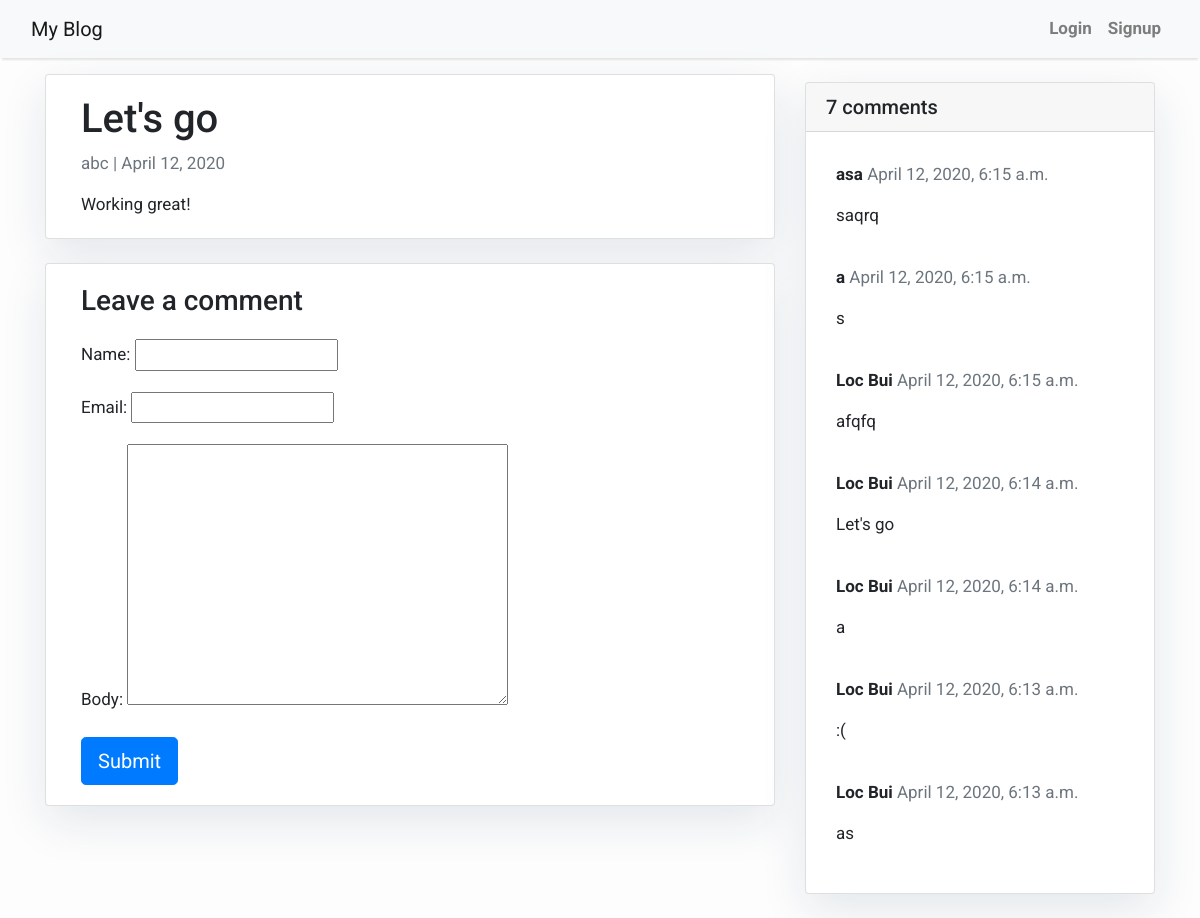
Before: /lets-go/ with the older database file.
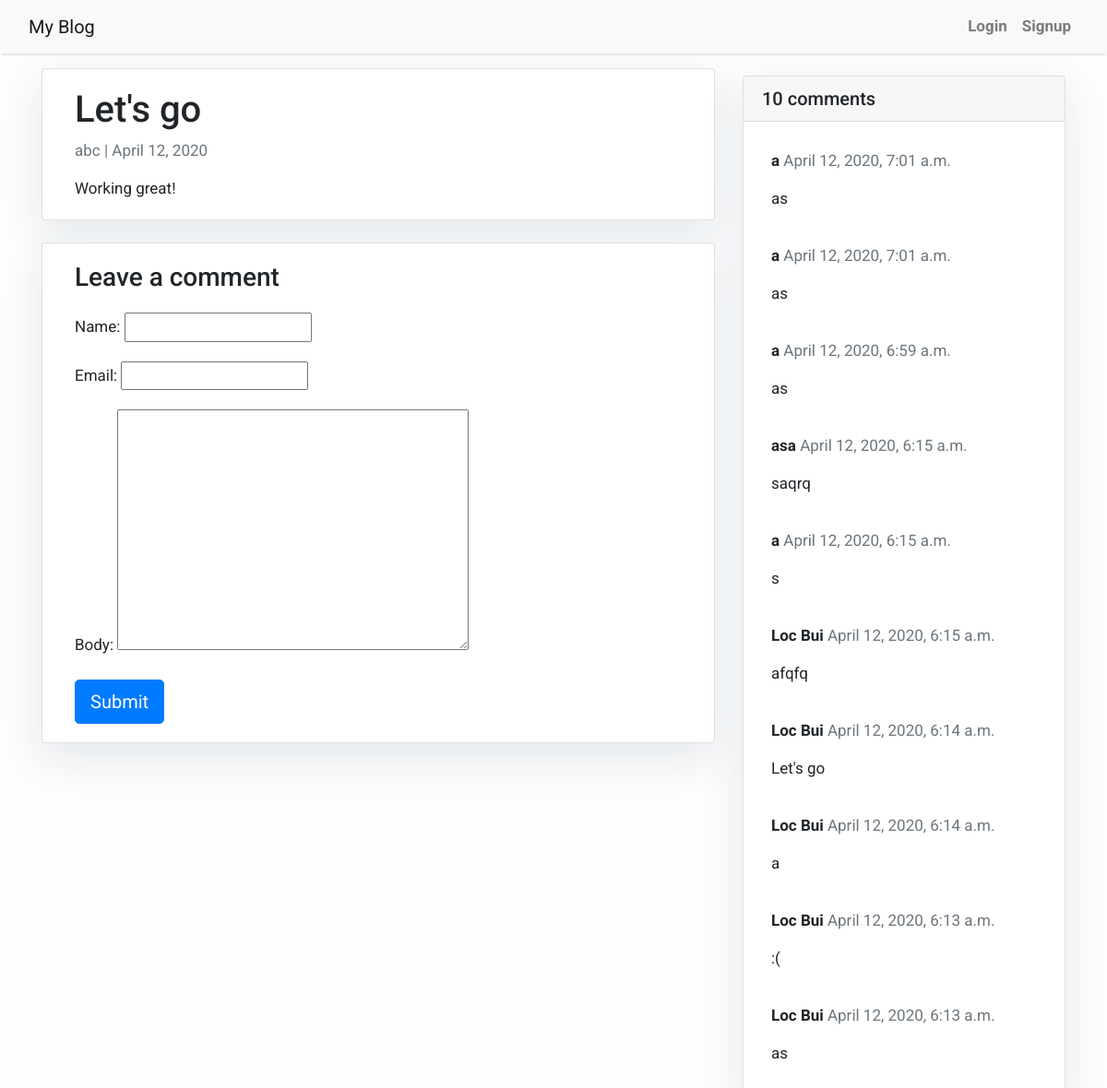
After: the same page with the newer database file.
### blog/models.py (models this page shows, shortened)
class Post(models.Model):
    title = models.CharField(max_length=200, unique=True)
    slug = models.SlugField(max_length=200, unique=True)
    author = models.ForeignKey(User, on_delete=models.CASCADE, related_name="blog_posts")
    content = models.TextField()
    created_on = models.DateField(auto_now_add=True)
    class Meta:
        ordering = ['-created_on',]

class Comment(models.Model):
    post = models.ForeignKey(Post, on_delete=models.CASCADE, related_name='comments')
    name = models.CharField(max_length=80)
    email = models.EmailField()
    body = models.TextField()
    created_on = models.DateTimeField(auto_now_add=True)
    class Meta:
        ordering = ['-created_on',]

### blog/views.py (the view, shortened to what this page needs)
# urls.py: path('<slug:slug>/', views.post_detail, name='post_detail'),
def post_detail(request, slug):
    template_name = 'post_detail.html'
    post = get_object_or_404(Post, slug=slug)
    comments = post.comments.order_by('-created_on')
    new_comment = None
    if request.method == 'POST' and 'type' not in request.POST:
        comment_form = CommentForm(data=request.POST)
        if comment_form.is_valid():
            new_comment = comment_form.save(commit=False)
            new_comment.post = post
            new_comment.save()
    if request.user.is_authenticated:
        try:
            Like.objects.get(user=request.user, post=post)
            liked = "true"
        except Like.DoesNotExist:
            liked = "false"
    else:
        liked = "false"
    return render(
        request,
        template_name,
        {
            'post': post,
            'comments': comments,
            'new_comment': new_comment,
            'comment_form': CommentForm(),
            'liked': liked
        }
    )

### blog/forms.py
class CommentForm(forms.ModelForm):
    class Meta:
        model = Comment
        fields = ('name', 'email', 'body')

### templates/post_detail.html (shortened to what this page needs)
{% extends 'base.html' %} {% block content %}
<div class="container">
  <div class="row">
    <div class="col-md-8">
      <div class="col-md-12 card mb-4 mt-3 left top">
        <div class="card-body">
          <h1>{% block title %} {{ post.title }} {% endblock title %}
          </h1>
          <p class="text-muted">{{ post.author }} | {{ post.created_on }}</p>
          <p class="card-text">{{ post.content | safe }}</p>
        </div>
      </div>
      <div class="col-md-12 card mb-4 mt-3">
        <div class="card-body">
          <h3>Leave a comment</h3>
          <form method="post" style="margin-top: 1.3em;">
            {{ comment_form.as_p }} {% csrf_token %}
            <button id="btnSubmit" type="submit" class="btn btn-primary btn-lg">
              Submit
            </button>
          </form>
        </div>
      </div>
    </div>
    <div class="col-md-4 float-right">
      <div class="card my-4">
        <h5 class="card-header">{{ comments.count }} comments</h5>
        <div class="card-body">
          {% for comment in comments %}
          <div class="comments" style="padding: 10px;">
            <p class="font-weight-bold">
              {{ comment.name }}
              <span class="text-muted font-weight-normal">
                {{ comment.created_on }}
              </span>
            </p>
            {{ comment.body | linebreaks }}
          </div>
          {% endfor %}
        </div>
      </div>
    </div>
  </div>
</div>
{% endblock content %}

### templates/base.html (shortened to what this page needs)
<!DOCTYPE html>
<html>
    <head>
        <link rel="stylesheet" href="https://stackpath.bootstrapcdn.com/font-awesome/4.7.0/css/font-awesome.min.css">
        <link rel="stylesheet" href="https://maxcdn.bootstrapcdn.com/bootstrap/4.0.0/css/bootstrap.min.css"
 />
    </head>
    <body>
        <nav class="navbar navbar-expand-lg navbar-light bg-light shadow" id="mainNav">
            <div class="container-fluid">
                <a class="navbar-brand" href="{% url 'home' %}">My Blog</a>
                <div class="collapse navbar-collapse" id="navbarResponsive">
                    <ul class="navbar-nav ml-auto">
                        {% if user.is_authenticated %}
                        <li class="nav-item text-black">
                            <a class="nav-link text-black font-weight-bold" href="{% url 'liked_list' %}">LikedList</a>
                        </li>
                        <li class="nav-item text-black">
                            <a class="nav-link text-black font-weight-bold" href="{% url 'addpost' %}">AddPost</a>
                        </li>
                        <li class="nav-item text-black">
                            <a class="nav-link text-black font-weight-bold" href="{% url 'logout' %}">Logout</a>
                        </li>
                        {% else %}
                        <li class="nav-item text-black">
                            <a class="nav-link text-black font-weight-bold" href="{% url 'login' %}">Login</a>
                        </li>
                        <li class="nav-item text-black">
                            <a class="nav-link text-black font-weight-bold" href="{% url 'signup' %}">Signup</a>
                        </li>
                        {% endif %}
                    </ul>
                </div>
            </div>
        </nav>
        {% block content %}{% endblock content %}
    </body>
</html>

### templates/base.html (style rules this page uses)
body { font-family: "Roboto", sans-serif; font-size: 17px; background-color: #fdfdfd; }
.shadow { box-shadow: 0 4px 2px -2px rgba(0, 0, 0, 0.1); }

### templates/post_detail.html (style rules this page uses)
.card { box-shadow: 0 16px 48px #e3e7eb; }

Changed rows visible on the page:
added Comment: name "a", created_on "April 12, 2020, 7:01 a.m.", body "as"
added Comment: name "a", created_on "April 12, 2020, 7:01 a.m.", body "as"
added Comment: name "a", created_on "April 12, 2020, 6:59 a.m.", body "as"
Other visible differences:
{{ comments.count }}: "7" → "10"
